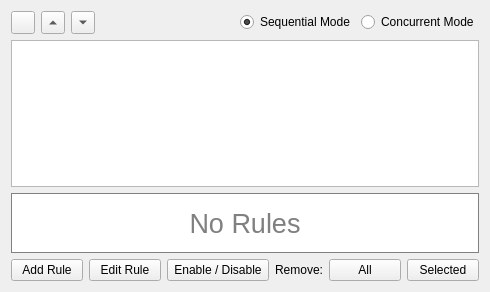
<?xml version="1.0" encoding="UTF-8"?>
<ui version="4.0">
 <class>RuleWidget</class>
 <widget class="QWidget" name="RuleWidget">
  <property name="geometry">
   <rect>
    <x>0</x>
    <y>0</y>
    <width>490</width>
    <height>292</height>
   </rect>
  </property>
  <property name="windowTitle">
   <string>RuleWidget</string>
  </property>
  <layout class="QGridLayout" name="gridLayout">
   <item row="0" column="0">
    <widget class="QToolButton" name="ruleBeep">
     <property name="accessibleDescription">
      <string>TOGGLE_SOUND</string>
     </property>
     <property name="text">
      <string/>
     </property>
     <property name="icon">
      <iconset resource="QtResource.qrc">
       <normaloff>:/Resources/Mute.png</normaloff>:/Resources/Mute.png</iconset>
     </property>
     <property name="checkable">
      <bool>true</bool>
     </property>
     <property name="checked">
      <bool>false</bool>
     </property>
    </widget>
   </item>
   <item row="0" column="1">
    <widget class="QToolButton" name="ruleUp">
     <property name="text">
      <string/>
     </property>
     <property name="arrowType">
      <enum>Qt::UpArrow</enum>
     </property>
    </widget>
   </item>
   <item row="0" column="2">
    <widget class="QToolButton" name="ruleDown">
     <property name="text">
      <string/>
     </property>
     <property name="arrowType">
      <enum>Qt::DownArrow</enum>
     </property>
    </widget>
   </item>
   <item row="0" column="3">
    <spacer name="horizontalSpacer">
     <property name="orientation">
      <enum>Qt::Horizontal</enum>
     </property>
     <property name="sizeHint" stdset="0">
      <size>
       <width>162</width>
       <height>20</height>
      </size>
     </property>
    </spacer>
   </item>
   <item row="0" column="4">
    <widget class="QRadioButton" name="ruleSequencialMode">
     <property name="accessibleName">
      <string>SEQUENTIAL_MODE</string>
     </property>
     <property name="styleSheet">
      <string notr="true">QRadioButton:disabled:checked {color: black;}</string>
     </property>
     <property name="text">
      <string>Sequential Mode</string>
     </property>
     <property name="checked">
      <bool>true</bool>
     </property>
    </widget>
   </item>
   <item row="0" column="5">
    <widget class="QRadioButton" name="ruleConcurrentMode">
     <property name="accessibleName">
      <string>CONCURRENT_MODE</string>
     </property>
     <property name="styleSheet">
      <string notr="true">QRadioButton:disabled:checked {color: black;}</string>
     </property>
     <property name="text">
      <string>Concurrent Mode</string>
     </property>
    </widget>
   </item>
   <item row="1" column="0" colspan="6">
    <widget class="QTableView" name="rulesTable">
     <property name="editTriggers">
      <set>QAbstractItemView::NoEditTriggers</set>
     </property>
     <property name="dragDropOverwriteMode">
      <bool>false</bool>
     </property>
     <property name="alternatingRowColors">
      <bool>true</bool>
     </property>
     <property name="selectionMode">
      <enum>QAbstractItemView::SingleSelection</enum>
     </property>
     <property name="selectionBehavior">
      <enum>QAbstractItemView::SelectRows</enum>
     </property>
     <property name="textElideMode">
      <enum>Qt::ElideNone</enum>
     </property>
     <property name="verticalScrollMode">
      <enum>QAbstractItemView::ScrollPerPixel</enum>
     </property>
     <property name="horizontalScrollMode">
      <enum>QAbstractItemView::ScrollPerPixel</enum>
     </property>
     <property name="showGrid">
      <bool>false</bool>
     </property>
     <property name="wordWrap">
      <bool>false</bool>
     </property>
     <attribute name="horizontalHeaderHighlightSections">
      <bool>false</bool>
     </attribute>
     <attribute name="verticalHeaderVisible">
      <bool>false</bool>
     </attribute>
     <attribute name="verticalHeaderDefaultSectionSize">
      <number>26</number>
     </attribute>
     <attribute name="verticalHeaderHighlightSections">
      <bool>false</bool>
     </attribute>
    </widget>
   </item>
   <item row="2" column="0" colspan="6">
    <widget class="QLabel" name="rulesNoMessage">
     <property name="sizePolicy">
      <sizepolicy hsizetype="Preferred" vsizetype="Expanding">
       <horstretch>0</horstretch>
       <verstretch>0</verstretch>
      </sizepolicy>
     </property>
     <property name="minimumSize">
      <size>
       <width>60</width>
       <height>60</height>
      </size>
     </property>
     <property name="font">
      <font>
       <pointsize>20</pointsize>
      </font>
     </property>
     <property name="accessibleName">
      <string>RULE_NOITEMS</string>
     </property>
     <property name="styleSheet">
      <string notr="true">border: 1px solid gray; background: white; color: gray</string>
     </property>
     <property name="text">
      <string>No Rules</string>
     </property>
     <property name="alignment">
      <set>Qt::AlignCenter</set>
     </property>
     <property name="wordWrap">
      <bool>true</bool>
     </property>
     <property name="margin">
      <number>4</number>
     </property>
    </widget>
   </item>
   <item row="3" column="0" colspan="6">
    <layout class="QHBoxLayout" name="horizontalLayout_4">
     <item>
      <widget class="QPushButton" name="ruleAddButton">
       <property name="sizePolicy">
        <sizepolicy hsizetype="Preferred" vsizetype="Fixed">
         <horstretch>0</horstretch>
         <verstretch>0</verstretch>
        </sizepolicy>
       </property>
       <property name="minimumSize">
        <size>
         <width>60</width>
         <height>0</height>
        </size>
       </property>
       <property name="accessibleName">
        <string>TR00027</string>
       </property>
       <property name="text">
        <string>Add Rule</string>
       </property>
      </widget>
     </item>
     <item>
      <widget class="QPushButton" name="ruleEditButton">
       <property name="sizePolicy">
        <sizepolicy hsizetype="Preferred" vsizetype="Fixed">
         <horstretch>0</horstretch>
         <verstretch>0</verstretch>
        </sizepolicy>
       </property>
       <property name="minimumSize">
        <size>
         <width>60</width>
         <height>0</height>
        </size>
       </property>
       <property name="accessibleName">
        <string>RULE_EDIT</string>
       </property>
       <property name="text">
        <string>Edit Rule</string>
       </property>
      </widget>
     </item>
     <item>
      <widget class="QToolButton" name="ruleEnableDisable">
       <property name="sizePolicy">
        <sizepolicy hsizetype="Preferred" vsizetype="Preferred">
         <horstretch>0</horstretch>
         <verstretch>0</verstretch>
        </sizepolicy>
       </property>
       <property name="accessibleName">
        <string>ENABLE_DISABLE</string>
       </property>
       <property name="text">
        <string>Enable / Disable</string>
       </property>
       <property name="popupMode">
        <enum>QToolButton::InstantPopup</enum>
       </property>
       <property name="toolButtonStyle">
        <enum>Qt::ToolButtonTextOnly</enum>
       </property>
       <property name="arrowType">
        <enum>Qt::NoArrow</enum>
       </property>
      </widget>
     </item>
     <item>
      <widget class="QLabel" name="label_32">
       <property name="sizePolicy">
        <sizepolicy hsizetype="Expanding" vsizetype="Preferred">
         <horstretch>0</horstretch>
         <verstretch>0</verstretch>
        </sizepolicy>
       </property>
       <property name="accessibleName">
        <string>REMOVE_RULES</string>
       </property>
       <property name="text">
        <string>Remove:</string>
       </property>
       <property name="alignment">
        <set>Qt::AlignRight|Qt::AlignTrailing|Qt::AlignVCenter</set>
       </property>
      </widget>
     </item>
     <item>
      <widget class="QPushButton" name="ruleRemoveAll">
       <property name="sizePolicy">
        <sizepolicy hsizetype="Preferred" vsizetype="Fixed">
         <horstretch>0</horstretch>
         <verstretch>0</verstretch>
        </sizepolicy>
       </property>
       <property name="minimumSize">
        <size>
         <width>60</width>
         <height>0</height>
        </size>
       </property>
       <property name="accessibleName">
        <string>CANCEL_ALL_ORDERS</string>
       </property>
       <property name="text">
        <string>All</string>
       </property>
      </widget>
     </item>
     <item>
      <widget class="QPushButton" name="ruleRemove">
       <property name="sizePolicy">
        <sizepolicy hsizetype="Preferred" vsizetype="Fixed">
         <horstretch>0</horstretch>
         <verstretch>0</verstretch>
        </sizepolicy>
       </property>
       <property name="minimumSize">
        <size>
         <width>60</width>
         <height>0</height>
        </size>
       </property>
       <property name="accessibleName">
        <string>CANCEL_SELECTED_ORDERS</string>
       </property>
       <property name="text">
        <string>Selected</string>
       </property>
      </widget>
     </item>
    </layout>
   </item>
  </layout>
 </widget>
 <layoutdefault spacing="6" margin="11"/>
 <resources>
  <include location="QtResource.qrc"/>
 </resources>
 <connections>
  <connection>
   <sender>rulesTable</sender>
   <signal>doubleClicked(QModelIndex)</signal>
   <receiver>ruleEditButton</receiver>
   <slot>click()</slot>
   <hints>
    <hint type="sourcelabel">
     <x>173</x>
     <y>134</y>
    </hint>
    <hint type="destinationlabel">
     <x>125</x>
     <y>276</y>
    </hint>
   </hints>
  </connection>
 </connections>
</ui>
